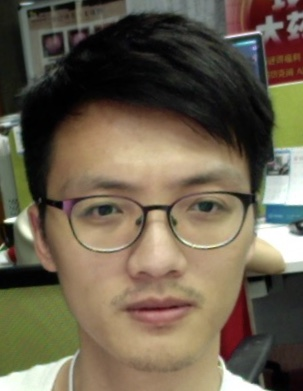
#> input picture 1_4_Feature_Vectors/images/my_thump.jpg, 303 x 391 px
$ python realtime_ORB.py
#> lines starting #> are read from the running program, lines starting #| are printed output that depends on the picture; after the words box and inside, x2 and y2 are one past the last pixel; in counts of white or black regions, pixels touching at a corner belong together
import cv2
import copy
import numpy as np

train_img = cv2.imread('images/my_thump.jpg')
#> train_img is the input picture: shape (391, 303, 3); mean B, G, R 77.5, 96, 106.7
train_gray = cv2.cvtColor(train_img, cv2.COLOR_BGR2GRAY)
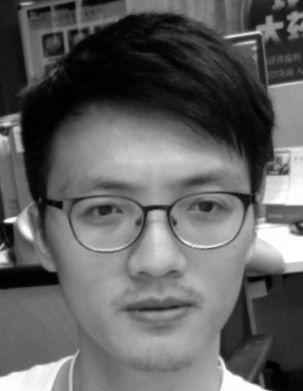
#> train_gray: shape (391, 303); min 0, max 255, mean 97.1

orb = cv2.ORB_create(2000, 2.0)
bf = cv2.BFMatcher(normType = cv2.NORM_HAMMING,
                   crossCheck = True)

cascade = cv2.CascadeClassifier("../1_2_Convolutional_Filters_Edge_Detection/detector_architectures/haarcascade_frontalface_default.xml")


keypoints_train, descriptors_train = orb.detectAndCompute(train_gray, None)
#> keypoints_train = 258 keypoints; strongest (x, y, size): (156, 216, 124), (150, 212, 62), (144, 208, 62), (162, 212, 62)


cap = cv2.VideoCapture(0)
while True:
    _, query_img = cap.read()
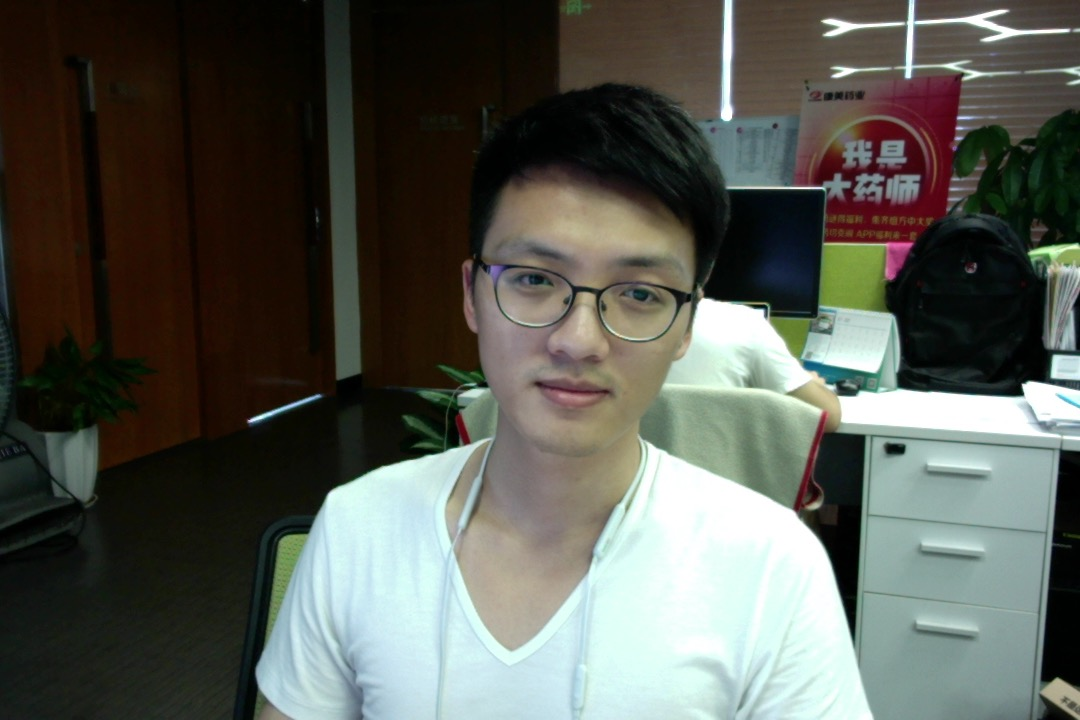
#> input picture 1_4_Feature_Vectors/images/Photo on 7-29-18 at 3.06 PM.jpg, 1080 x 720 px, given in place of the camera
#> query_img is the input picture: shape (720, 1080, 3); mean B, G, R 83.1, 90.6, 88.1
    query_gray = cv2.cvtColor(query_img, cv2.COLOR_BGR2GRAY)
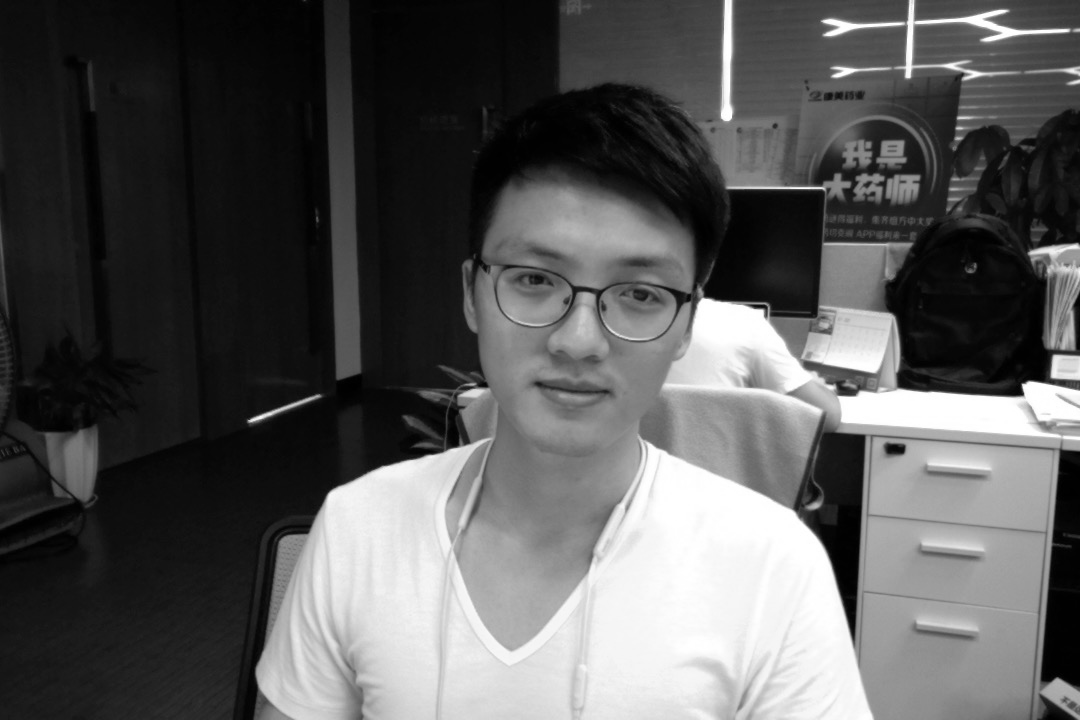
#> query_gray: shape (720, 1080); min 0, max 255, mean 89

    # find the faces and mask the other things
    result_faces = cascade.detectMultiScale(query_gray)
#> result_faces = [[446, 182, 269, 269]]
    draw_img = np.zeros_like(query_gray)
    for x, y, w, h in result_faces:
        draw_img[y:y+h, x:x+w] = [255]
#> this loop made 1 pass
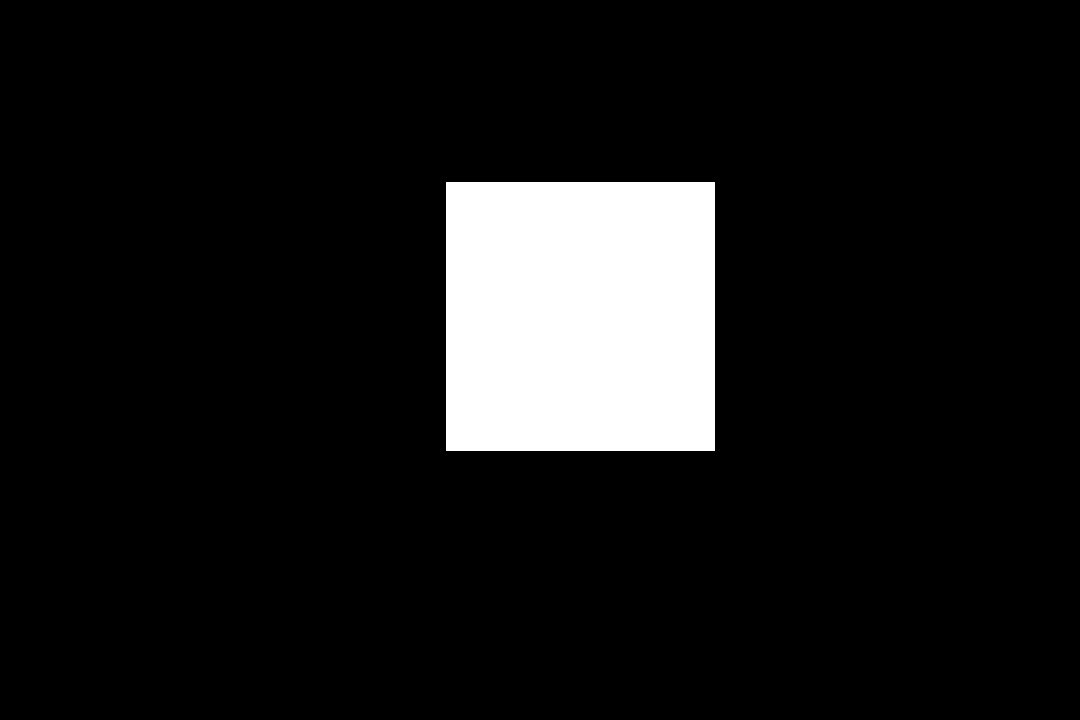
#> draw_img: shape (720, 1080); 9.3% white; 1 white region, box (x1, y1, x2, y2) and area: (446, 182, 715, 451) 72361

    # find keypoints and match with the train img
    keypoints_query, descriptors_query = orb.detectAndCompute(query_gray, draw_img)
#> keypoints_query = 411 keypoints; strongest (x, y, size): (704, 300, 124), (702, 298, 62), (704, 294, 62), (696, 304, 248)
    matchs = bf.match(descriptors_train, descriptors_query)
#> matchs = 113 matches

    matchs = sorted(matchs, key=lambda x: x.distance)
    result_img = copy.copy(train_img)

    result_img = cv2.drawMatches(train_img, keypoints_train, query_img, keypoints_query, matchs[:50], result_img, flags=2)
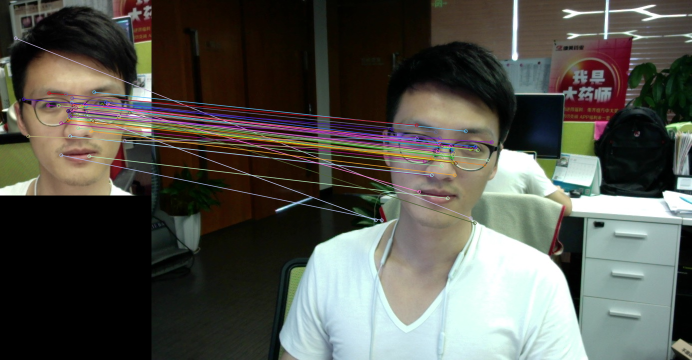
#> result_img: shape (720, 1383, 3) (shown at 1/2 size); mean B, G, R 77.6, 84.6, 84.3

    cv2.imshow('match result' ,result_img)

    if cv2.waitKey(6) & 0xff == 27:
#> (key Esc is pressed here)
        break

cv2.destroyAllWindows()
